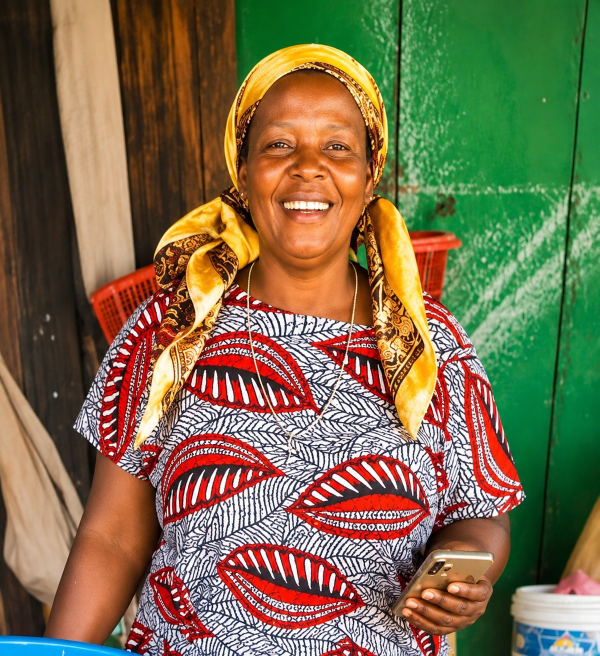
#> input picture image-backups/success-stories/sofia-atieno.jpg, 1199 x 1312 px (shown at 1/2 size)
$ python quality_report.py
#> lines starting #> are read from the running program, lines starting #| are printed output that depends on the picture
#!/usr/bin/env python3
"""Objective before/after quality report for the enhanced site images.

Visual inspection is unavailable here (image reads come back mismatched), so
this checks the things that actually matter numerically, comparing each
pristine backup against the enhanced live file:

  sharpness   Laplacian variance at a fixed 800px scale - should rise, but
              not explode (a runaway value means over-sharpening)
  ringing     share of pixels with an extreme Laplacian response; this is
              what halos and crunchy edges look like numerically
  clipping    share of pixels crushed to 0 or blown to 255
  saturation  mean HSV saturation - guards against garish colour boost
  detail/noise high-frequency energy relative to the original
"""

from __future__ import annotations

from pathlib import Path

import numpy as np
from PIL import Image

ROOT = Path(__file__).resolve().parents[1]
BACKUP = ROOT / "image-backups"
LIVE = ROOT / "public"
SCALE = 800

FILES = [
    "success-stories/sofia-atieno.jpg",
    "success-stories/mariam-chimako.jpg",
    "team/neema.jpeg",
    "team/staffatwork.jpeg",
    "team/teamimage.jpeg",
    "team/elias-karisa-baya.jpg",
    "team/karisa-poster.jpg",
    "team/gallery-team-bench.jpg",
    "team/gallery-office-desk.jpg",
    "team/gallery-desk-portrait.jpg",
    "team/gallery-brand-banner.jpg",
    "team/gallery-field-visit.jpg",
]


def load(path: Path, scale_w: int = SCALE) -> np.ndarray:
#> called with scale_w = 800
    with Image.open(path) as im:
#> im is the input picture: PIL image 1199x1312 RGB; mean R, G, B 122.7, 108.7, 76.5
        im = im.convert("RGB")
        if im.width != scale_w:
            im = im.resize((scale_w, round(im.height * scale_w / im.width)), Image.Resampling.LANCZOS)
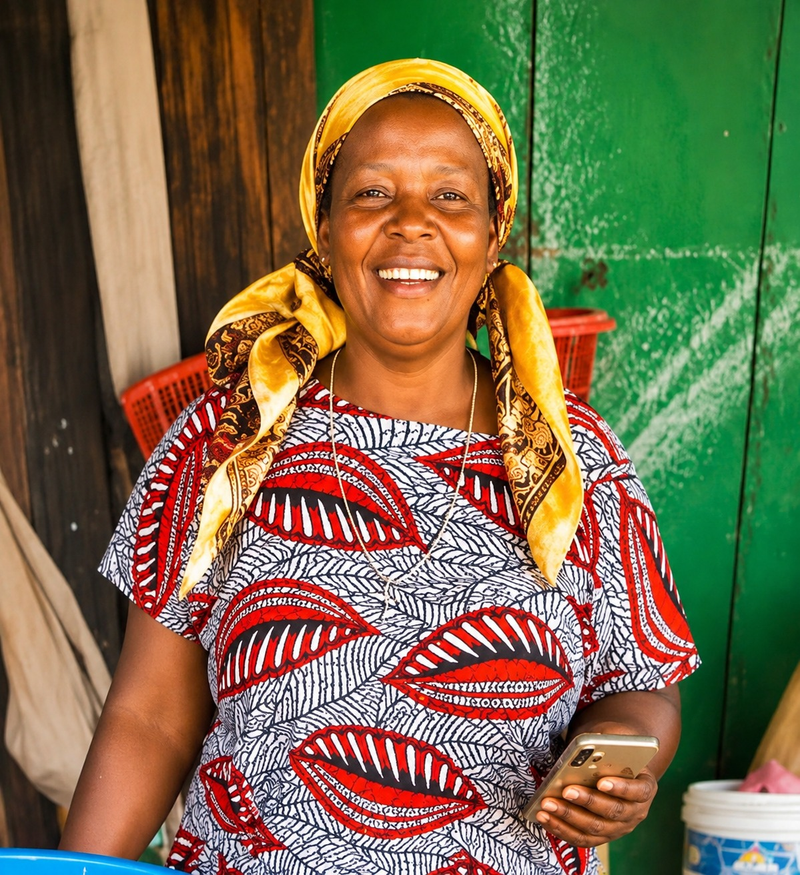
#> im: PIL image 800x875 RGB; mean R, G, B 122.6, 108.7, 76.4
        return np.asarray(im, dtype=np.float32)


def laplacian(g: np.ndarray) -> np.ndarray:
    return (
        4.0 * g[1:-1, 1:-1] - g[:-2, 1:-1] - g[2:, 1:-1] - g[1:-1, :-2] - g[1:-1, 2:]
    )


def stats(arr: np.ndarray) -> dict[str, float]:
    g = 0.299 * arr[..., 0] + 0.587 * arr[..., 1] + 0.114 * arr[..., 2]
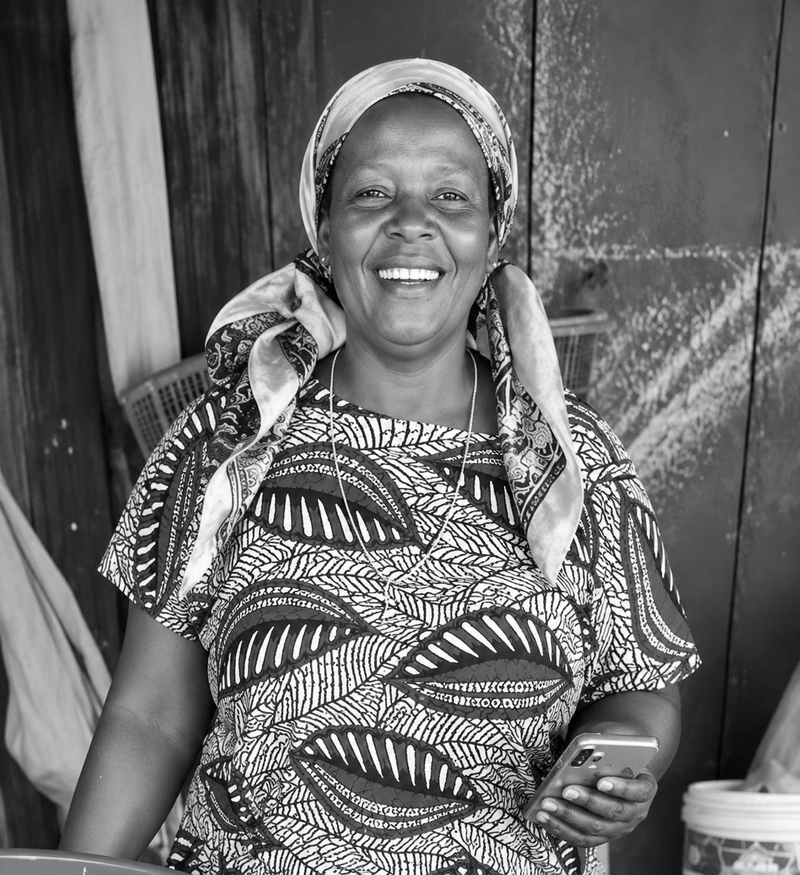
#> g: shape (875, 800) float32; min 0, max 255, mean 109.2
    lap = laplacian(g)
#> in laplacian, `return ( 4.0 * g[1:-1, 1:-1] - g[:-2, 1:-1] - g[2:, 1:-1] - g[1:-1, :-..`:
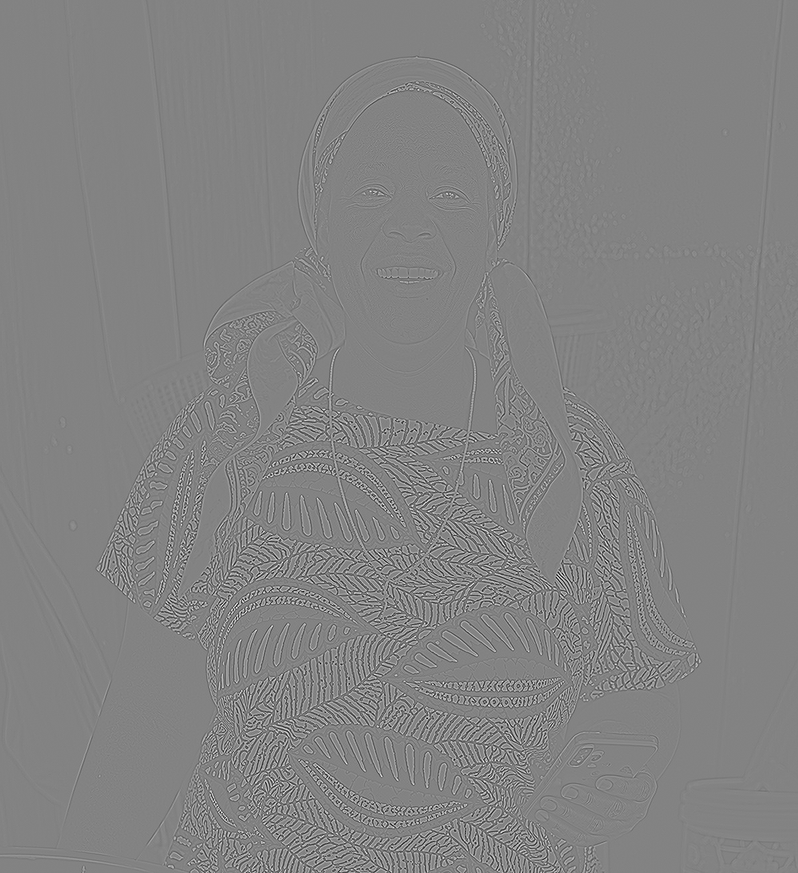
#> returned value: shape (873, 798) float32; min -574.2, max 543.5, mean 0; drawn with min black and max white
    mx = arr.max(axis=2)
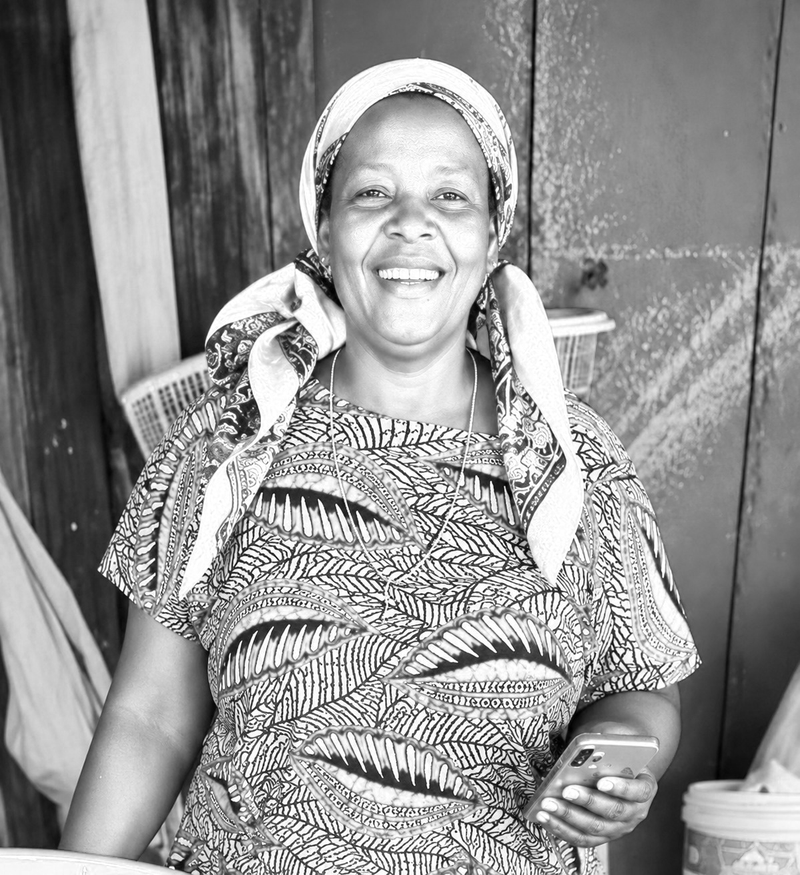
#> mx: shape (875, 800) float32; min 0, max 255, mean 146.2
    mn = arr.min(axis=2)
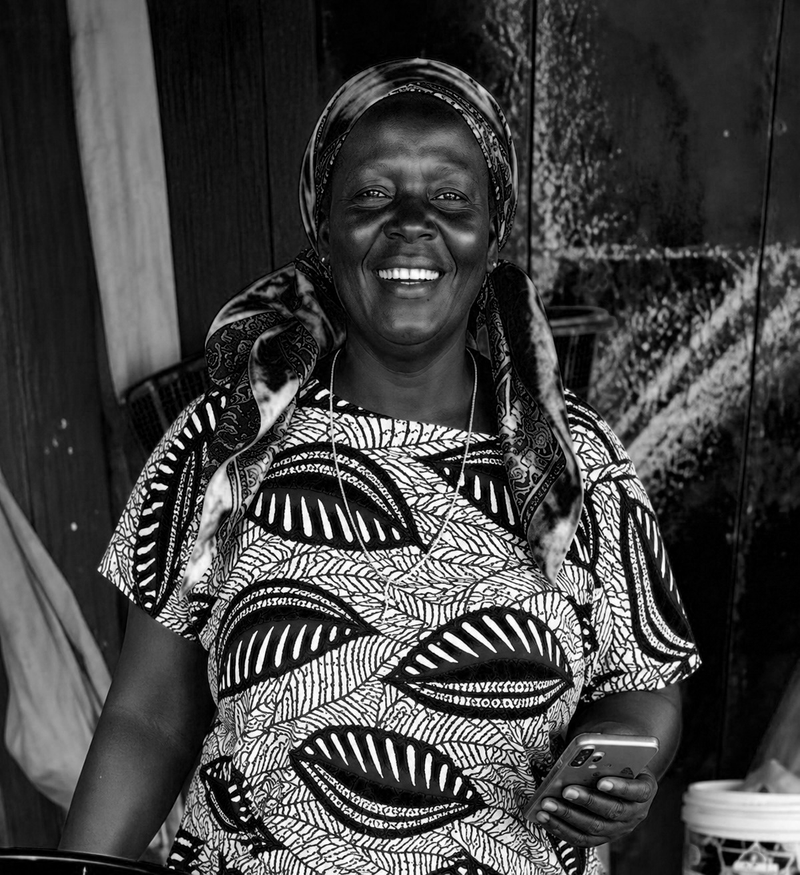
#> mn: shape (875, 800) float32; min 0, max 255, mean 67.5
    sat = np.where(mx > 0, (mx - mn) / np.maximum(mx, 1e-6), 0.0)
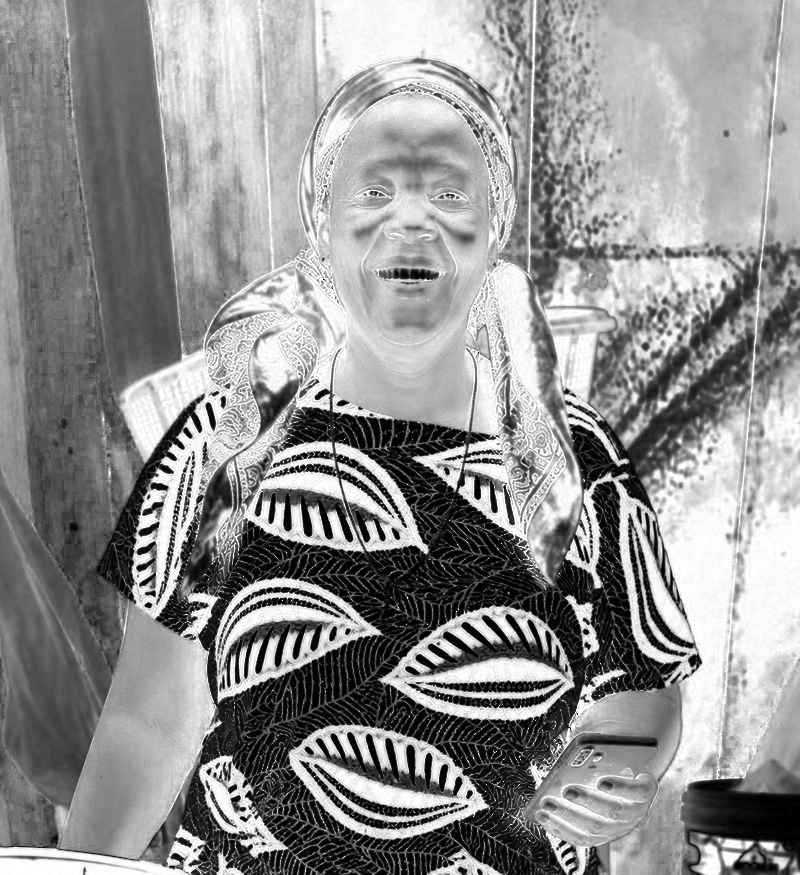
#> sat: shape (875, 800) float32; min 0, max 1, mean 0.57
    return {
        "sharp": float(lap.var()),
        "ring": float((np.abs(lap) > 60).mean() * 100),
        "clip": float(((arr <= 1) | (arr >= 254)).mean() * 100),
        "sat": float(sat.mean() * 100),
    }


def main() -> None:
    hdr = (
        f"{'image':34} {'sharpness':>18} {'ringing %':>16} "
        f"{'clipping %':>16} {'saturation %':>16}"
    )
    print(hdr)
    print("-" * len(hdr))
    warnings: list[str] = []

    for rel in FILES:
        orig, live = BACKUP / rel, LIVE / rel
        if not orig.exists() or not live.exists():
            print(f"{rel:34} missing file")
            continue
        a, b = stats(load(orig)), stats(load(live))
#> a = {'sharp': 4956.8, 'ring': 17.48, 'clip': 3.41, 'sat': 57.05}; b has the same summary as a
        ratio = b["sharp"] / max(a["sharp"], 1e-6)
#> ratio = 1

        print(
            f"{rel.split('/')[-1]:34} "
            f"{a['sharp']:7.0f} -> {b['sharp']:7.0f} ({ratio:4.1f}x) "
            f"{a['ring']:7.2f} -> {b['ring']:7.2f} "
            f"{a['clip']:7.2f} -> {b['clip']:7.2f} "
            f"{a['sat']:7.1f} -> {b['sat']:7.1f}"
        )
#| sofia-atieno.jpg                      4957 ->    4957 ( 1.0x)   17.48 ->   17.48    3.41 ->    3.41    57.0 ->    57.0

        if ratio > 4.5:
            warnings.append(f"{rel}: sharpness jumped {ratio:.1f}x - likely over-sharpened")
        if b["ring"] - a["ring"] > 8.0:
            warnings.append(
                f"{rel}: ringing +{b['ring'] - a['ring']:.1f} pts ({a['ring']:.1f} -> {b['ring']:.1f}) - halos likely"
            )
        if b["clip"] - a["clip"] > 8.0:
            warnings.append(
                f"{rel}: clipping +{b['clip'] - a['clip']:.1f} pts ({a['clip']:.1f} -> {b['clip']:.1f}) - lost detail"
            )
        if b["sat"] > 55 and b["sat"] - a["sat"] > 4.0:
            warnings.append(
                f"{rel}: saturation {a['sat']:.1f} -> {b['sat']:.1f}% - colours may look garish"
            )
#> pass 2 of the loop in main, `for rel in FILES:`:
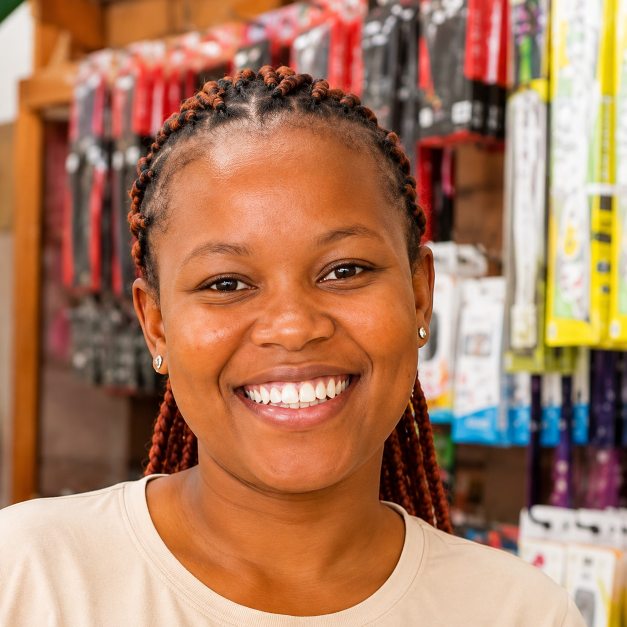
#> input picture image-backups/success-stories/mariam-chimako.jpg, 1254 x 1254 px (shown at 1/2 size)
#> in load, im is the input picture: PIL image 1254x1254 RGB; mean R, G, B 171.9, 124, 95
#> im: PIL image 800x800 RGB
#> g: shape (800, 800) float32
#> mx: shape (800, 800) float32
#> in stats (call 3), `mn = arr.min(axis=2)`:
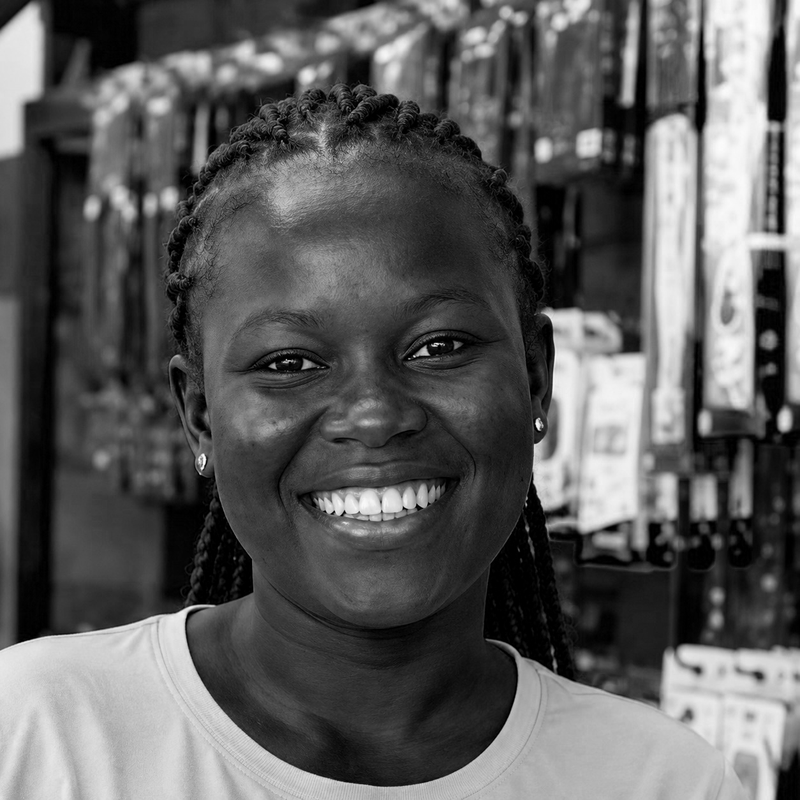
#> mn: shape (800, 800) float32; min 0, max 255, mean 92.8
#> in stats (call 3), `sat = np.where(mx > 0, (mx - mn) / np.maximum(mx, 1e-6), 0.0)`:
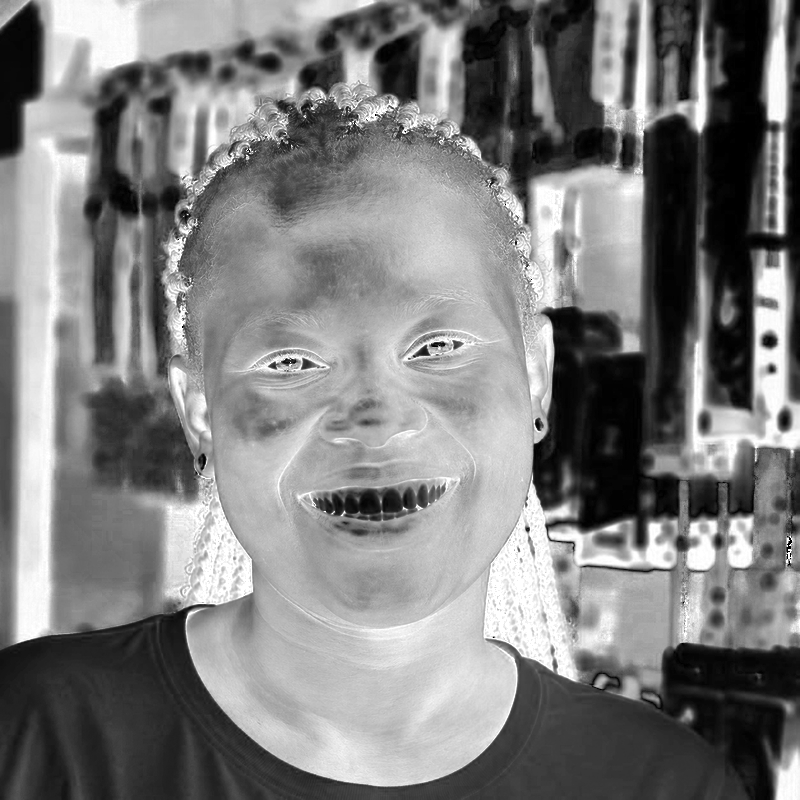
#> sat: shape (800, 800) float32; min 0, max 1, mean 0.498
#> a = {'sharp': 282.4, 'ring': 1.71, 'clip': 1.19, 'sat': 49.77}; b has the same summary as a
#| mariam-chimako.jpg                     282 ->     282 ( 1.0x)    1.71 ->    1.71    1.19 ->    1.19    49.8 ->    49.8
#> pass 3 of the loop in main, `for rel in FILES:`:
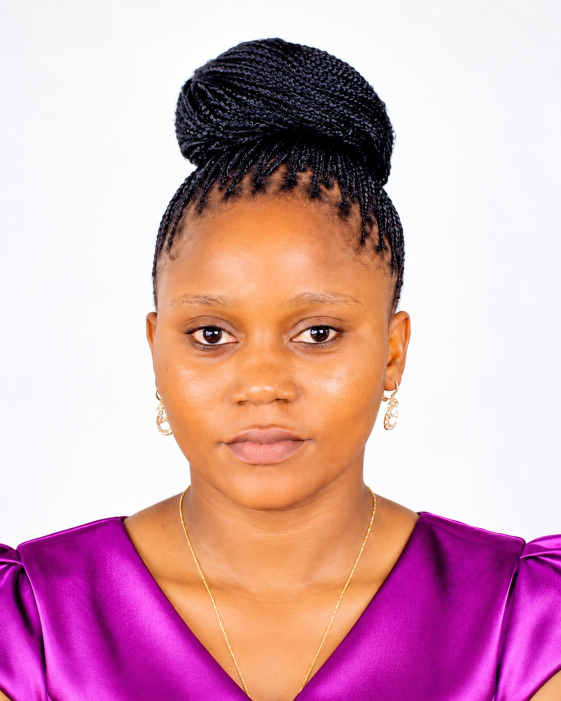
#> input picture image-backups/team/neema.jpeg, 1122 x 1402 px (shown at 1/2 size)
#> in load, im is the input picture: PIL image 1122x1402 RGB; mean R, G, B 213.8, 166.1, 178.2
#> im: PIL image 800x1000 RGB
#> g: shape (1000, 800) float32
#> in laplacian (call 5), `return ( 4.0 * g[1:-1, 1:-1] - g[:-2, 1:-1] - g[2:, 1:-1] - g[1:-1, :-..`:
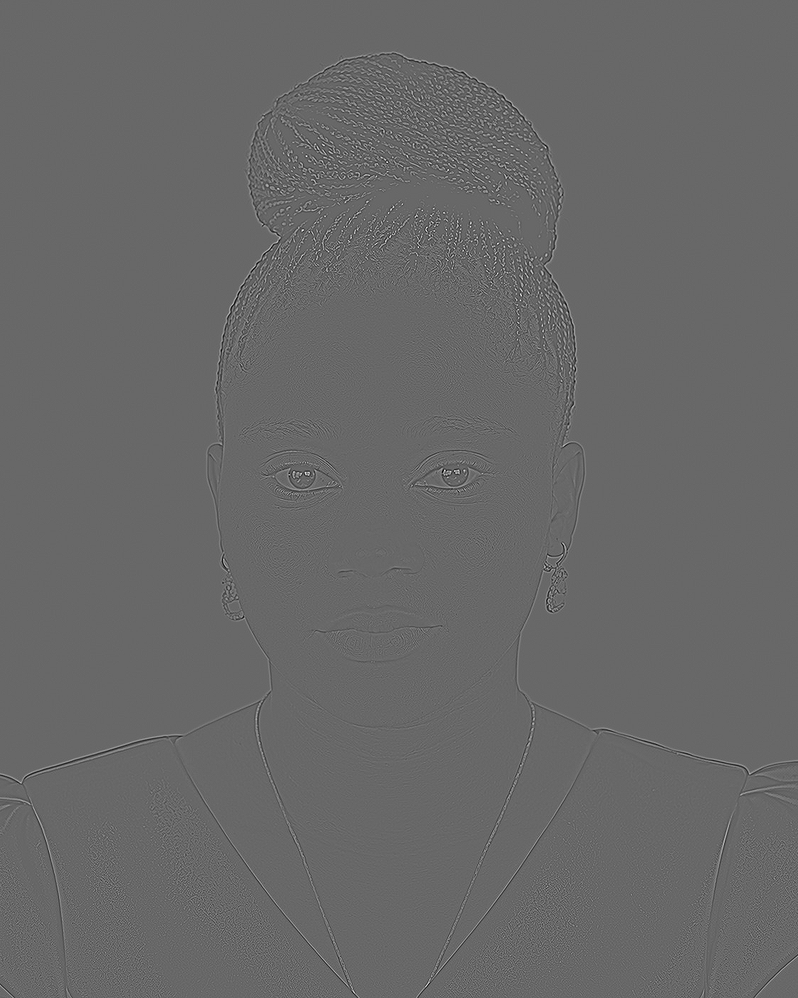
#> returned value: shape (998, 798) float32; min -253.1, max 365.5, mean 0; drawn with min black and max white
#> mx: shape (1000, 800) float32
#> mn: shape (1000, 800) float32
#> in stats (call 5), `sat = np.where(mx > 0, (mx - mn) / np.maximum(mx, 1e-6), 0.0)`:
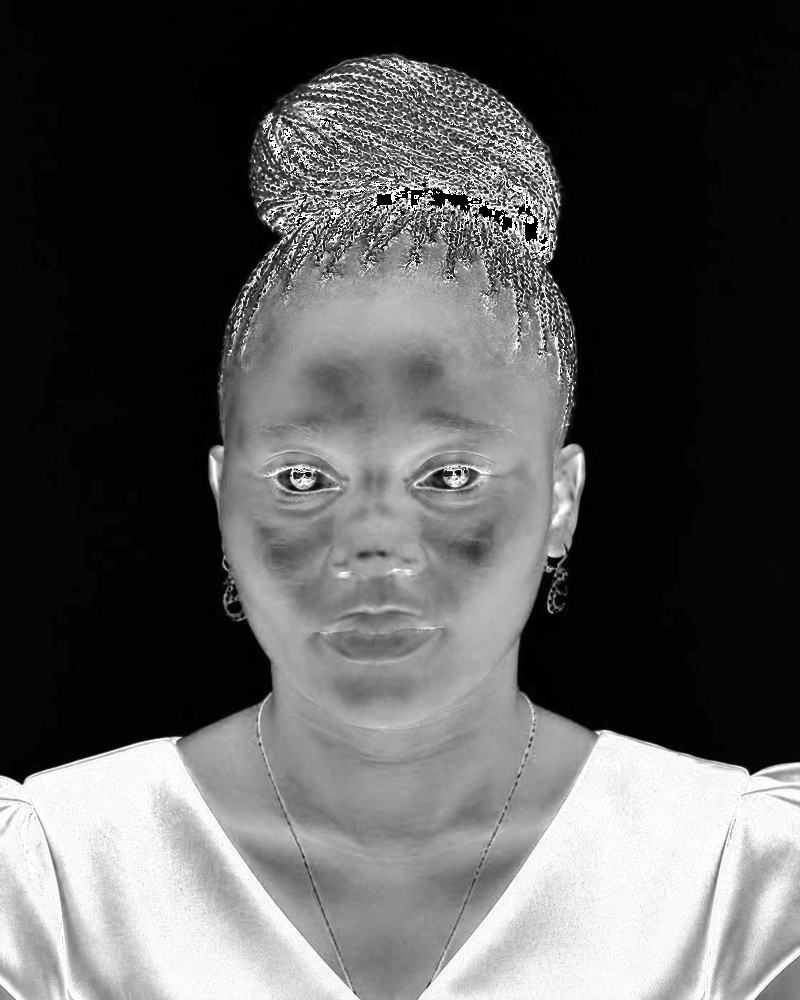
#> sat: shape (1000, 800) float32; min 0, max 1, mean 0.346
#> a = {'sharp': 437.8, 'ring': 2.86, 'clip': 3.83, 'sat': 34.63}; b has the same summary as a
#| neema.jpeg                             438 ->     438 ( 1.0x)    2.86 ->    2.86    3.83 ->    3.83    34.6 ->    34.6
#> the loop made 12 passes; the first 3 are shown

    print()
    if warnings:
        print("WARNINGS")
        for w in warnings:
            print(f"  ! {w}")
    else:
        print("All images within safe bounds.")


if __name__ == "__main__":
    main()
